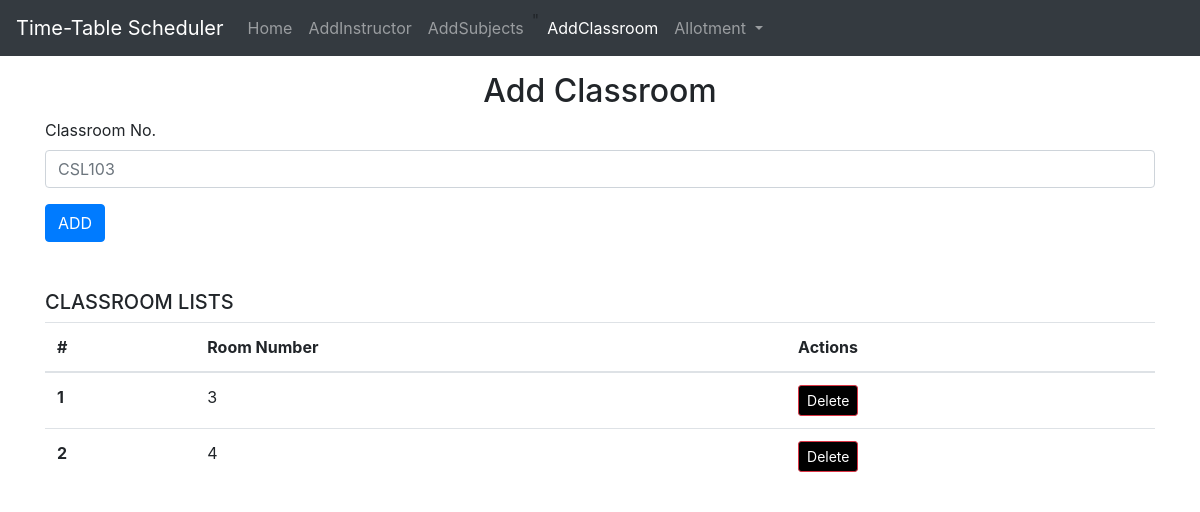
The page /addclassroom on the database as committed earlier.
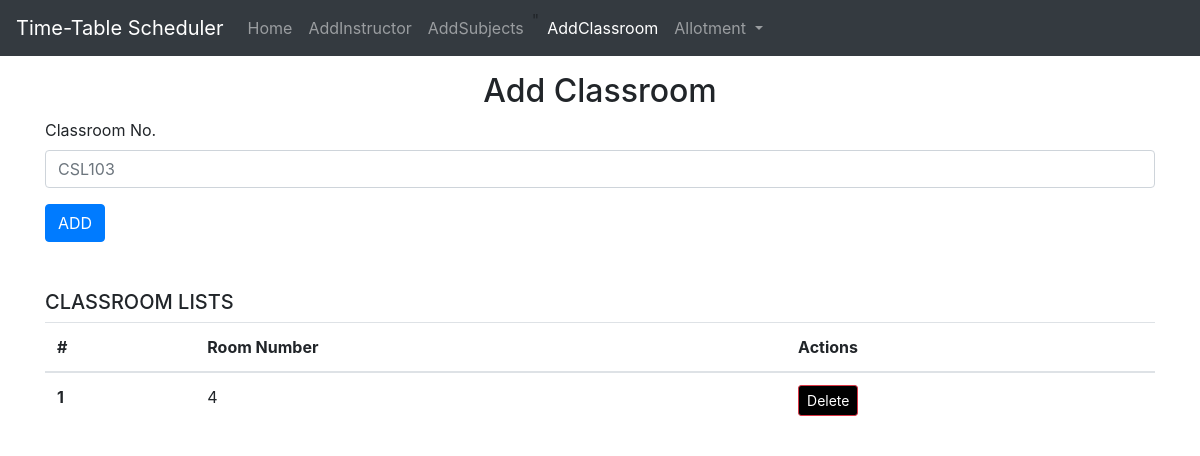
The same page on the database as committed later.
### home/models.py (models this page shows, shortened)
class Classroom(models.Model):
    classnum = models.CharField(max_length=30)

### home/views.py (the view)
# urls.py: path('addclassroom',views.addclassroom,name="addclassroom"),
def addclassroom(request):
    context = {'success': False}
    if request.method == "POST":
        title = request.POST['title']
        ins = Classroom(classnum=title)
        ins.save()
        context['success'] = True
    allLists = Classroom.objects.all()
    context['addclassroom'] = allLists
    return render(request, 'addclassroom.html', context)

### templates/addclassroom.html (shortened to what this page needs)
{% extends "base.html" %}
{% block addclassroomactive %}active{% endblock addclassroomactive %}
{% block body %}
   <div class="container my-3">
    <h2 class="text-center">Add Classroom</h2>
    <form action="/addclassroom" method="post">
        <div class="form-group">
          <label for="title">Classroom No.</label>
          <input type="text" class="form-control" name="title" id="title" placeholder="CSL103">
        </div>
        <button type="submit" class="btn btn-primary">ADD</button>
      </form>
   </div>
   <div class="container my-5">
    <h5>CLASSROOM LISTS</h5>
    <table class="table">
        <thead>
          <tr>
            <th scope="col">#</th>
            <th scope="col">Room Number</th>
            <th scope="col">Actions</th>
          </tr>
        </thead>
        <div>
          <tbody>
            {% for classroom in addclassroom %}
            <tr>
              <th scope="row">{{ forloop.counter }}</th>
              <td>{{ classroom.classnum }}</td>
              <td>
                <form action="{% url 'delete-classroom' classroom.id %}" method="post">
                  <button type="submit" class="btn btn-danger btn-sm" style="background-color:black">Delete</button>
                </form>
              </td>
            </tr>
            {% endfor %}
          </tbody>
        </div>
    {% endblock body %}

Rows that differ between the two databases and show on the page:
removed Classroom: classnum "3"
